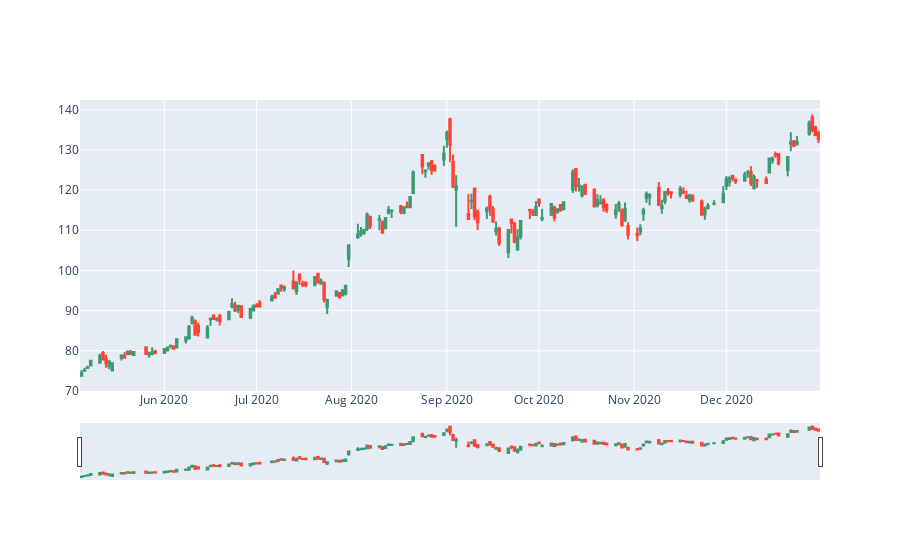

Notebook code cell kept with this figure:
### Code cell
plotting("AAPL", "2020-05-05", "2021-01-01",  with_pattern=True, with_candle = True)

### Figure 1 — Plotly figure (JSON) as saved in the notebook; plotly's stock layout.template omitted (floating-point values rounded to 4 significant figures; data arrays with more than 128 entries replaced by an {"elided": "..."} marker saying what was removed)
{"data": [{"close": {"elided": "168 float values"}, "high": {"elided": "168 float values"}, "low": {"elided": "168 float values"}, "open": {"elided": "168 float values"}, "type": "candlestick", "x": {"elided": "168 str values"}}], "layout": {}}
